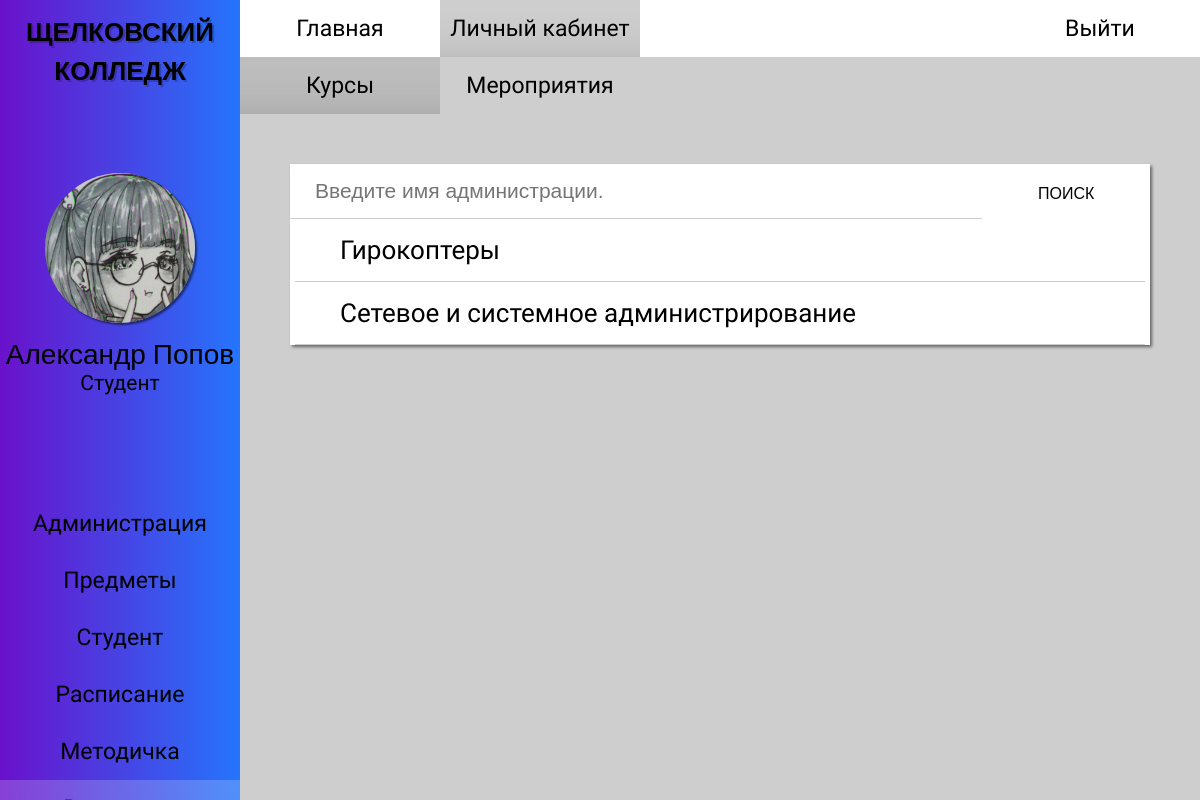
Screenshot of /vneurochka.php (signed in) with the database file from the repository.
### tables this page shows
CREATE TABLE `students` (
  `id_student` int(11) NOT NULL,
  `fio` varchar(50) NOT NULL,
  `id_group` int(11) NOT NULL,
  `date_of_birth` date NOT NULL,
  `phone_number` int(11) NOT NULL,
  `address` varchar(50) NOT NULL,
  `email` varchar(50) NOT NULL,
  `password` varchar(25) NOT NULL,
  `form_study` varchar(10) NOT NULL,
  `number_of_studencheskly` int(11) NOT NULL,
  `phone_numder_parents` varchar(15) NOT NULL,
  `f.i.o_parents` varchar(50) NOT NULL,
  `id_role` int(11) NOT NULL
);

CREATE TABLE `roles` (
  `id_role` int(11) NOT NULL,
  `name_role` varchar(50) NOT NULL
);

CREATE TABLE `courses` (
  `id_course` int(11) NOT NULL,
  `name_course` varchar(50) NOT NULL,
  `time_of_hours` int(11) NOT NULL,
  `price` int(11) NOT NULL
);

### vneurochka.php (the view, shortened to what this page needs)
<?
require_once 'php/connection.php';
$query_course_list = "SELECT id_course, name_course FROM courses ";
$result_course_list = mysqli_query($link, $query_course_list);
$user_id = $_SESSION['id_user'];
$query_user_info = "SELECT fio, name_role FROM students, roles WHERE students.id_role = roles.id_role AND id_student = '$user_id'";
$result_user_info = mysqli_query($link, $query_user_info);
$data_user_info = mysqli_fetch_row($result_user_info);
$user_fio = $data_user_info[0];
$user_fio = explode(' ', $user_fio);
?>
<!DOCTYPE html>
<html>
<head>
    <link rel="stylesheet" href="styles/style_admin.css">
    <link rel="stylesheet" href="styles/contents/style_vneurochka.css">
    <link rel="stylesheet" href="styles/style_adaptability.css">
</head>
<body>
    <div id="main-wrapper">
        <div id="wrapper-one">
            <div id="side-bar">
                <div class="hm-logo">
                    <h2> <a href="index.php"> ЩЕЛКОВСКИЙ <br> КОЛЛЕДЖ </a> </h2>
                </div>
                <div class="sb-profile">
                    <img src="images/avatar.jpg">
                    <? echo " <p class='sb-name'> $user_fio[1] $user_fio[0] </p>"; ?>
                    <? echo "<p class='sb-role'> $data_user_info[1] </p>"; ?>
                </div>
                <div class="sb-menu">
                    <ul>
                        <li> <a href="administration.php"> Администрация </a> </li>
                        <li> <a href="subject.php"> Предметы </a> </li>
                        <li> <a href="student_you.php"> Студент </a> </li>
                        <li> <a href="schedule.php"> Расписание </a> </li>
                        <li> <a href="metodichka.php"> Методичка </a> </li>
                        <li> <a href="vneurochka.php" id="sb-menu_active"> Внеурочка </a> </li>
                    </ul>
                </div>
            </div>
        </div>
        <div id="wrapper-two">
            <div id="header-menu">
                <div class="hm-menu">
                    <ul>
                        <li> <a href="index.php"> Главная </a> </li>
                        <li> <a href="student_you.php" id="hm-menu_active"> Личный кабинет</a> </li>
                    </ul>
                </div>
                <div class="hm-login">
                    <a href="php/logout.php"> Выйти </a>
                </div>
            </div>
            <div id="nav-menu">
                <ul>
                    <li> <a href="vneurochka.php" id="nav-menu_active"> Курсы </a> </li>
                    <li> <a href="vneurochka_meropriyatia.php"> Мероприятия </a> </li>
                </ul>
            </div>
            <div id="content">
                <div class="items">
                    <form id="search-form" method="GET">
                        <div class="s-b">
                            <input id="enter" type="text" placeholder="Введите имя администрации." value="" name="search-field">
                            <input id="search" type="submit" value="ПОИСК" name="search-button">
                        </div>
                    </form>
                    <form method="GET" action="vneurochka_kurs_profile.php">
                        <?
                        while ($data_course_list = mysqli_fetch_row($result_course_list))
                        {
                            echo "<p class='text-p'> $data_course_list[1] <input class='p-button' type='submit' name='id' value='$data_course_list[0]'> </p>";
                            echo "<hr>";
                        }
                        ?>
                    </form>
                </div>
            </div>
        </div>
    </div>
</body>
</html>

### styles/style_admin.css (style rules this page uses)
* { box-sizing: border-box; margin: 0; padding: 0; }
html, head, body, #main-wrapper { font-family: "PT Sans Narrow", sans-serif, "Roboto", sans-serif, "Oswald", sans-serif; overflow-y: hidden; height: 100% !important; min-height: 100%; background-color: #CECECE; }
#wrapper-one { float: left; width: 20%; min-height: 100%; }
#wrapper-two { float: right; overflow-y: scroll; width: 80%; min-height: 100%; }
#wrapper-one { position: relative; z-index: 15; float: left; overflow: hidden; overflow: scroll; width: 20%; height: 100%; background-image: linear-gradient(to right, #6A11CB 0%, #2575FC 100%); -ms-overflow-style: none; scrollbar-width: none; }
.hm-logo h2 { font-family: "Oswald", sans-serif; font-size: 26px; padding: 10px 0; text-align: center; text-shadow: 2px 2px 0 rgba(0,0,0,0.2); }
.sb-profile img { display: block; width: 150px; height: 150px; margin: 75px auto 15px auto; border-radius: 100%; box-shadow: 2px 2px 2px 0 rgba(0,0,0,0.5); }
.sb-profile .sb-name { font-family: "Roboto", sans-serif; font-size: 28px; text-align: center; }
.sb-profile .sb-role { font-size: 21px; text-align: center; }
.sb-menu { display: flex; flex-direction: column; padding: 100px 0; }
.sb-menu ul { display: flex; flex-direction: column; width: 100%; list-style-type: none; }
.sb-menu a { font-size: 23px; display: block; width: 100%; padding: 15px 0 15px 0; transition: 0.3s linear; text-align: center; text-decoration: none; color: black; }
.sb-menu a:hover, #sb-menu_active { transition: 0.2s linear; background-color: rgba(255,255,255,0.2); box-shadow: 0 -75px 85px -130px rgba(0,0,0,0.85) inset; }
#header-menu { display: flex; background-color: white; flex-wrap: wrap; }
.hm-menu { display: flex; flex-wrap: wrap; }
.hm-menu ul { display: flex; width: 100%; list-style-type: none; flex-wrap: wrap; }
.hm-menu a { font-size: 23px; display: block; width: 100%; min-width: 200px; padding: 15px 0 15px 0; transition: 0.3s linear; text-align: center; text-decoration: none; color: black; }
.hm-menu a:hover, #hm-menu_active { transition: 0.2s linear; background-color: #CECECE; box-shadow: 0 -75px 85px -130px rgba(0,0,0,0.85) inset; }
.hm-login { margin-left: auto; }
.hm-login a { font-size: 23px; display: block; min-width: 200px; padding: 15px 0 15px 0; transition: 0.3s linear; text-align: center; text-decoration: none; color: black; background-color: white; }
.hm-logo a { text-decoration: none; color: black; }
#nav-menu { display: flex; background-color: #CECECE; flex-wrap: wrap; }
#nav-menu ul { font-size: 23px; display: flex; width: 100%; list-style-type: none; flex-wrap: wrap; }
#nav-menu a { display: block; width: 100%; min-width: 200px; padding: 15px 0 15px 0; transition: 0.3s linear; text-align: center; text-decoration: none; color: black; }
#nav-menu a:hover, #nav-menu_active { transition: 0.2s linear; background-color: #BDBDBD; box-shadow: 0 -75px 85px -130px rgba(0,0,0,0.85) inset; }
#content { padding: 50px; }
.text-p { font-size: 26px; position: relative; width: 100%; padding: 16px 0px; transition: 0.2s linear; text-indent: 50px; }
.s-b { display: flex; }
.s-b input { flex-grow: 1; }

### styles/contents/style_vneurochka.css (style rules this page uses)
#content { height: 100%; }
#enter { font-size: 21px; width: 80%; height: 55px; text-indent: 25px; border: none; border-bottom: 1px solid rgba(0,0,0,0.2); }
#search { font-family: "Oswald", sans-serif; font-size: 16px; float: right; width: 19%; height: 55px; transition: 0.2s linear; text-align: center; border: none; background-color: white; }
#content hr { margin: 0 5px; border: 0; border-bottom: 1px solid #CCCCCC; background: #999999; }
#content .items { background-color: white; box-shadow: 2px 2px 3px 0 rgba(0,0,0,0.5); }
#content .items p { margin: 0 auto; }

### styles/style_adaptability.css (style rules this page uses)
#main-wrapper { min-width: 800px; }
@media screen and (max-width: 1210px) { .hm-logo { width: 100%; } }
@media screen and (max-width: 1210px) { .hm-menu { align-items: center; justify-content: center; } }

### rows the page displays
students: fio "Александр", fio "Попов", id_role.name_role "Студент"
courses: name_course "Гирокоптеры"
courses: name_course "Сетевое и системное администрирование"
